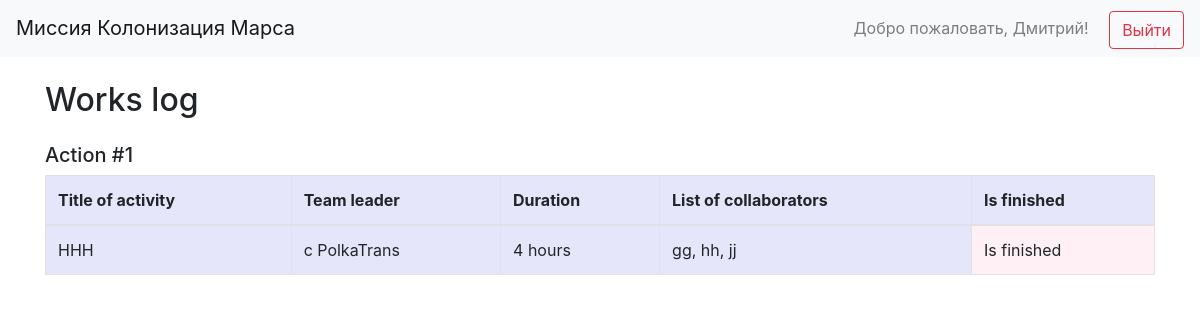
Before: / (signed in) with the older database file.
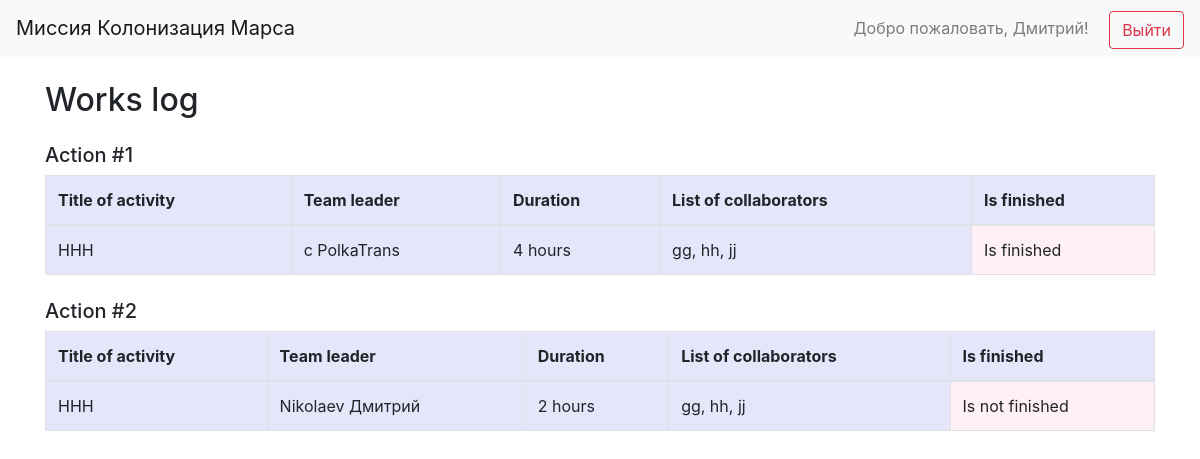
After: the same page with the newer database file.
### data/users.py (models this page shows, shortened)
class User(SqlAlchemyBase, UserMixin):
    __tablename__ = 'users'
    id = sqlalchemy.Column(sqlalchemy.Integer, primary_key=True, autoincrement=True)
    email = sqlalchemy.Column(sqlalchemy.String, index=True, unique=True, nullable=True)
    hashed_password = sqlalchemy.Column(sqlalchemy.String, nullable=True)
    created_date = sqlalchemy.Column(sqlalchemy.DateTime, default=datetime.datetime.now)
    name = sqlalchemy.Column(sqlalchemy.String, nullable=True)
    surname = sqlalchemy.Column(sqlalchemy.String, nullable=True)
    age = sqlalchemy.Column(sqlalchemy.Integer, nullable=True)
    position = sqlalchemy.Column(sqlalchemy.String, nullable=True)
    speciality = sqlalchemy.Column(sqlalchemy.String, nullable=True)
    address = sqlalchemy.Column(sqlalchemy.String, nullable=True)
    about = sqlalchemy.Column(sqlalchemy.String, nullable=True)

### data/jobs.py (models this page shows)
class Jobs(SqlAlchemyBase):
    __tablename__ = 'jobs'
    id = sqlalchemy.Column(sqlalchemy.Integer, primary_key=True, autoincrement=True)
    team_leader = sqlalchemy.Column(sqlalchemy.Integer, sqlalchemy.ForeignKey("users.id"))
    job = sqlalchemy.Column(sqlalchemy.String, nullable=True)
    work_size = sqlalchemy.Column(sqlalchemy.Integer, nullable=True)
    collaborators = sqlalchemy.Column(sqlalchemy.String, nullable=True)
    start_date = sqlalchemy.Column(sqlalchemy.DateTime, nullable=True)
    is_finished = sqlalchemy.Column(sqlalchemy.Boolean, nullable=True)
    user = orm.relationship("User")

### main.py (the view)
@app.route('/')
def index():
    db_sess = db_session.create_session()
    jobs = db_sess.query(Jobs).all()
    return render_template("work_log.html", jobs=jobs)

### data/db_session.py (called while the page is built)
def create_session() -> Session:
    global __factory
    return __factory()

### main.py (called while the page is built)
@login_manager.user_loader
def load_user(user_id):
    session = db_session.create_session()
    return session.get(User, int(user_id))

### templates/work_log.html
{% extends "base.html" %}
{% block content %}
  {% if current_user.is_authenticated %}
    <h2>Works log</h2>
    {% for job in jobs %}
      <h5 class="mt-4">Action #{{ job.id }}</h5>
      <table class="table table-bordered" style="background-color: lavender;">
        <thead>
          <tr>
            <th>Title of activity</th>
            <th>Team leader</th>
            <th>Duration</th>
            <th>List of collaborators</th>
            <th>Is finished</th>
          </tr>
        </thead>
        <tbody>
          <tr>
            <td>{{ job.job }}</td>
            <td>{{ job.user.surname }} {{ job.user.name }}</td>
            <td>{{ job.work_size }} hours</td>
            <td>{{ job.collaborators }}</td>
            <td style="background-color: lavenderblush;">
              {% if job.is_finished %}
                Is finished
              {% else %}
                Is not finished
              {% endif %}
            </td>
          </tr>
        </tbody>
      </table>
    {% endfor %}
  {% else %}
    <h2 class="text-center">Войдите, чтобы увидеть список работ</h2>
  {% endif %}
{% endblock %}

### templates/base.html (shortened to what this page needs)
<!doctype html>
<html lang="ru">
<head>
  <link rel="stylesheet"
        href="https://stackpath.bootstrapcdn.com/bootstrap/4.4.1/css/bootstrap.min.css"
>
</head>
<body class="d-flex flex-column h-100">
  <header>
    <nav class="navbar navbar-light bg-light justify-content-between">
      <a class="navbar-brand" href="/">Миссия Колонизация Марса</a>
      <div>
        {% if current_user.is_authenticated %}
          <span class="navbar-text mr-3">
            Добро пожаловать, {{ current_user.name }}!
          </span>
          <a class="btn btn-outline-danger" href="/logout">Выйти</a>
        {% else %}
          <a class="btn btn-outline-primary mr-2" href="/login">Войти</a>
          <a class="btn btn-outline-success" href="/register">Регистрация</a>
        {% endif %}
      </div>
    </nav>
  </header>
  <main role="main" class="container my-4">
    {% block content %}{% endblock %}
  </main>
</body>
</html>

Changed rows visible on the page:
added Jobs: id "2", job "HHH", user.surname "Nikolaev", user.name "Дмитрий", work_size "2", collaborators "gg, hh, jj", is_finished "Is not finished"
